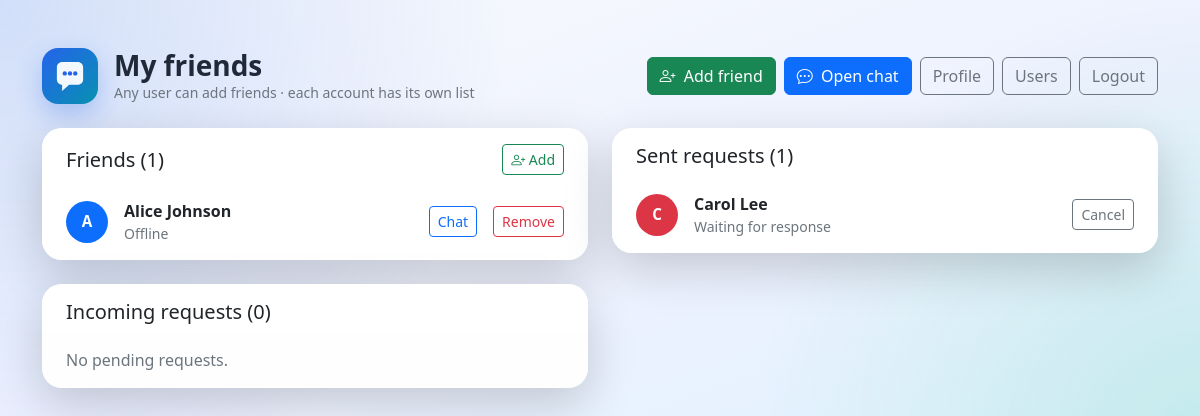
The app's page /index.php/friends (signed in), older data.
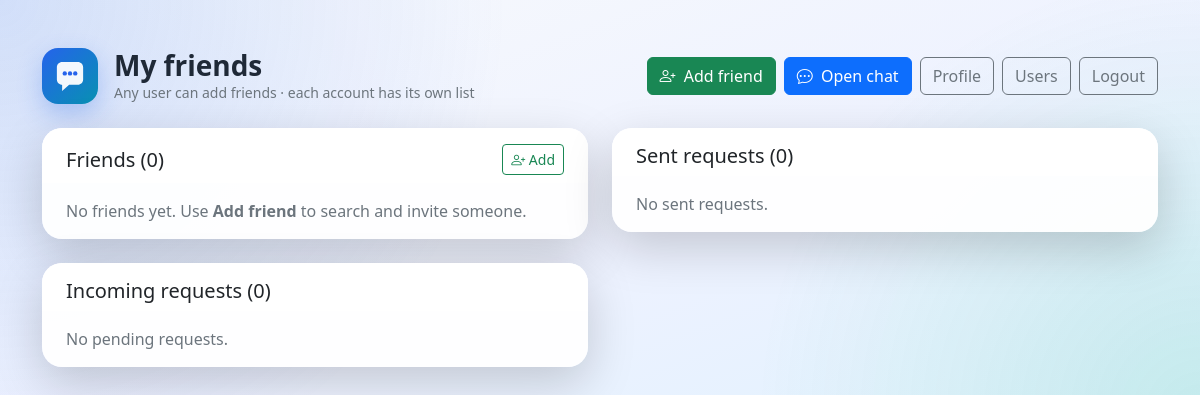
The same page, newer data.
### tables this page shows
CREATE TABLE `friendships` (
  `id` int(10) UNSIGNED NOT NULL,
  `user_one` int(10) UNSIGNED NOT NULL,
  `user_two` int(10) UNSIGNED NOT NULL,
  `requested_by` int(10) UNSIGNED NOT NULL,
  `status` enum('pending','accepted') NOT NULL DEFAULT 'pending',
  `created_at` datetime NOT NULL DEFAULT current_timestamp(),
  `updated_at` datetime NOT NULL DEFAULT current_timestamp() ON UPDATE current_timestamp()
);

CREATE TABLE `users` (
  `id` int(10) UNSIGNED NOT NULL,
  `username` varchar(50) NOT NULL,
  `email` varchar(120) NOT NULL,
  `country_code` varchar(8) NOT NULL DEFAULT '',
  `phone` varchar(20) NOT NULL DEFAULT '',
  `gender_id` int(10) UNSIGNED NOT NULL,
  `password` varchar(255) NOT NULL,
  `display_name` varchar(80) NOT NULL,
  `avatar_color` varchar(7) NOT NULL DEFAULT '#0d6efd',
  `avatar_path` varchar(255) DEFAULT NULL,
  `user_type` enum('system','normal') NOT NULL DEFAULT 'normal',
  `last_seen` datetime DEFAULT NULL,
  `created_at` datetime NOT NULL DEFAULT current_timestamp()
);

### application/controllers/Friends.php (called while the page is built, shortened)
<?php
class Friends extends CI_Controller
{
	public function __construct()
	{
		$this->load->model('User_model');
		$this->load->model('Friend_model');
	}
	public function index()
	{
		$me = current_user_id();
		$friends = array();
		foreach ($this->Friend_model->get_friends($me) as $u) {
			$u['id'] = (int) $u['id'];
			$u['online'] = is_user_online($u['last_seen']);
			$u['initials'] = avatar_initials($u['display_name']);
			$friends[] = $u;
		}
		$incoming = array();
		$outgoing = array();
		foreach ($this->Friend_model->get_outgoing_requests($me) as $u) {
			$u['id'] = (int) $u['id'];
			$u['online'] = is_user_online($u['last_seen']);
			$u['initials'] = avatar_initials($u['display_name']);
			$outgoing[] = $u;
		}
		$this->load->view('friends/index', array(
			'friends' => $friends,
			'incoming' => $incoming,
			'outgoing' => $outgoing,
			'is_system' => is_system_user(),
			'success' => $this->input->get('success', TRUE),
			'error' => $this->input->get('error', TRUE),
		));
	}
}

### index.php (called while the page is built, shortened)
<?php
require_once BASEPATH.'core/CodeIgniter.php';

### application/models/Friend_model.php (called while the page is built, shortened)
<?php
class Friend_model extends CI_Model
{
	public function get_friends($user_id)
	{
		$uid = (int) $user_id;
		$sql = "
			SELECT
				u.id, u.username, u.email, u.country_code, u.phone, u.gender_id, u.display_name, u.avatar_color, u.avatar_path, u.last_seen, u.user_type, u.created_at,
				g.name AS gender_name,
				f.id AS friendship_id, f.created_at AS friends_since
			FROM friendships f
			INNER JOIN users u ON u.id = IF(f.user_one = ?, f.user_two, f.user_one)
			LEFT JOIN genders g ON g.id = u.gender_id
			WHERE (f.user_one = ? OR f.user_two = ?)
			  AND f.status = 'accepted'
			ORDER BY u.display_name ASC
		";
		return $this->db->query($sql, array($uid, $uid, $uid))->result_array();
	}
	public function get_outgoing_requests($user_id)
	{
		$uid = (int) $user_id;
		$sql = "
			SELECT
				u.id, u.username, u.display_name, u.avatar_color, u.avatar_path, u.last_seen,
				f.id AS friendship_id, f.created_at AS requested_at
			FROM friendships f
			INNER JOIN users u ON u.id = IF(f.user_one = ?, f.user_two, f.user_one)
			WHERE f.requested_by = ?
			  AND f.status = 'pending'
			ORDER BY f.created_at DESC
		";
		return $this->db->query($sql, array($uid, $uid))->result_array();
	}
}

### application/views/friends/index.php (the view, shortened to what the changed rows need)
<!DOCTYPE html>
<html lang="en">
<head>
  <link href="<?= base_url('assets/css/bootstrap.min.css') ?>" rel="stylesheet">
  <link href="<?= base_url('assets/css/bootstrap-icons.min.css') ?>" rel="stylesheet">
  <link href="<?= base_url('assets/css/style.css') ?>" rel="stylesheet">
</head>
<body class="auth-body" data-base="<?= rtrim(site_url(), '/') ?>">
  <div class="container py-4 py-md-5">
    <div class="d-flex flex-wrap align-items-center justify-content-between gap-3 mb-4">
      <div class="d-flex align-items-center gap-3">
        <div>
          <h1 class="h3 mb-0 fw-semibold">My friends</h1>
        </div>
      </div>
    </div>
    <div class="row g-4">
      <div class="col-lg-6">
        <div class="card border-0 shadow-lg users-card mb-4">
          <div class="card-header bg-white border-0 pt-3 px-4 d-flex align-items-center justify-content-between">
            <h2 class="h5 mb-0">Friends (<?= count($friends) ?>)</h2>
            <button type="button" class="btn btn-sm btn-outline-success" data-bs-toggle="modal" data-bs-target="#addFriendModal">
              <i class="bi bi-person-plus"></i> Add
            </button>
          </div>
          <div class="list-group list-group-flush">
            <?php if (empty($friends)): ?>
              <div class="px-4 py-3 text-secondary">No friends yet. Use <strong>Add friend</strong> to search and invite someone.</div>
            <?php endif; ?>
            <?php foreach ($friends as $u): ?>
              <div class="list-group-item px-4 py-3 d-flex align-items-center gap-3">
                <?= render_user_avatar($u) ?>
                <div class="flex-grow-1 overflow-hidden">
                  <div class="fw-semibold text-truncate"><?= html_escape($u['display_name']) ?></div>
                  <?php if (!empty($is_system)): ?>
                  <div class="small text-secondary">@<?= html_escape($u['username']) ?></div>
                  <?php else: ?>
                  <div class="small text-secondary"><?= !empty($u['online']) ? 'Online' : 'Offline' ?></div>
                  <?php endif; ?>
                </div>
                <a class="btn btn-sm btn-outline-primary" href="<?= site_url('chat?start='.$u['id']) ?>">Chat</a>
                <a class="btn btn-sm btn-outline-danger" href="<?= site_url('friends/unfriend/'.$u['id']) ?>" onclick="return confirm('Remove this friend?')">Remove</a>
              </div>
            <?php endforeach; ?>
          </div>
        </div>
        <div class="card border-0 shadow-lg users-card">
          <div class="card-header bg-white border-0 pt-3 px-4">
            <h2 class="h5 mb-0">Incoming requests (<?= count($incoming) ?>)</h2>
          </div>
        </div>
      </div>
      <div class="col-lg-6">
        <div class="card border-0 shadow-lg users-card">
          <div class="card-header bg-white border-0 pt-3 px-4">
            <h2 class="h5 mb-0">Sent requests (<?= count($outgoing) ?>)</h2>
          </div>
          <div class="list-group list-group-flush">
            <?php if (empty($outgoing)): ?>
              <div class="px-4 py-3 text-secondary">No sent requests.</div>
            <?php endif; ?>
            <?php foreach ($outgoing as $u): ?>
              <div class="list-group-item px-4 py-3 d-flex align-items-center gap-3">
                <?= render_user_avatar($u) ?>
                <div class="flex-grow-1 overflow-hidden">
                  <div class="fw-semibold text-truncate"><?= html_escape($u['display_name']) ?></div>
                  <div class="small text-secondary">Waiting for response</div>
                </div>
                <a class="btn btn-sm btn-outline-secondary" href="<?= site_url('friends/remove/'.$u['friendship_id']) ?>">Cancel</a>
              </div>
            <?php endforeach; ?>
          </div>
        </div>
      </div>
    </div>
  </div>
</body>
</html>

### application/helpers/chat_helper.php (shortened to what the changed rows need)
<?php
if (!function_exists('avatar_initials')) {
	function avatar_initials($name)
	{
		$name = trim((string) $name);
		if (function_exists('mb_substr')) {
			return mb_strtoupper(mb_substr($name, 0, 1, 'UTF-8'), 'UTF-8');
		}
		return strtoupper(substr($name, 0, 1));
	}
}
if (!function_exists('user_avatar_url')) {
	function user_avatar_url($user)
	{
		if (empty($user['avatar_path']) || empty($user['id'])) {
			return NULL;
		}
		return site_url('files/avatar/'.(int) $user['id']);
	}
}
if (!function_exists('render_user_avatar')) {
	function render_user_avatar($user, $extra_class = '')
	{
		$online = !empty($user['online']) ? ' online' : '';
		$class = trim('avatar '.$extra_class.$online);
		$url = user_avatar_url($user);
		$color = !empty($user['avatar_color']) ? $user['avatar_color'] : '#0d6efd';
		$letter = avatar_initials(isset($user['display_name']) ? $user['display_name'] : '');
		return '<div class="'.html_escape($class).'" style="background: '.html_escape($color).'">'.html_escape($letter).'</div>';
	}
}
if (!function_exists('is_user_online')) {
	function is_user_online($last_seen)
	{
		if (empty($last_seen)) {
			return FALSE;
		}
		return strtotime($last_seen) >= time() - 60;
	}
}
if (!function_exists('current_user_id')) {
	function current_user_id()
	{
		$CI =& get_instance();
		return (int) $CI->session->userdata('user_id');
	}
}

Row changes from the older to the newer data that the page shows:
removed friendships: user_one.display_name "A", user_one.display_name "Alice Johnson", shown under "Friends (1)"
removed friendships: user_two.display_name "C", user_two.display_name "Carol Lee", shown under "Sent requests (1)"
Text that changed along with them:
count($friends): "1" → "0"
count($outgoing): "1" → "0"
text now shown: "No friends yet. Use Add friend to search and invite someone. No sent requests."
